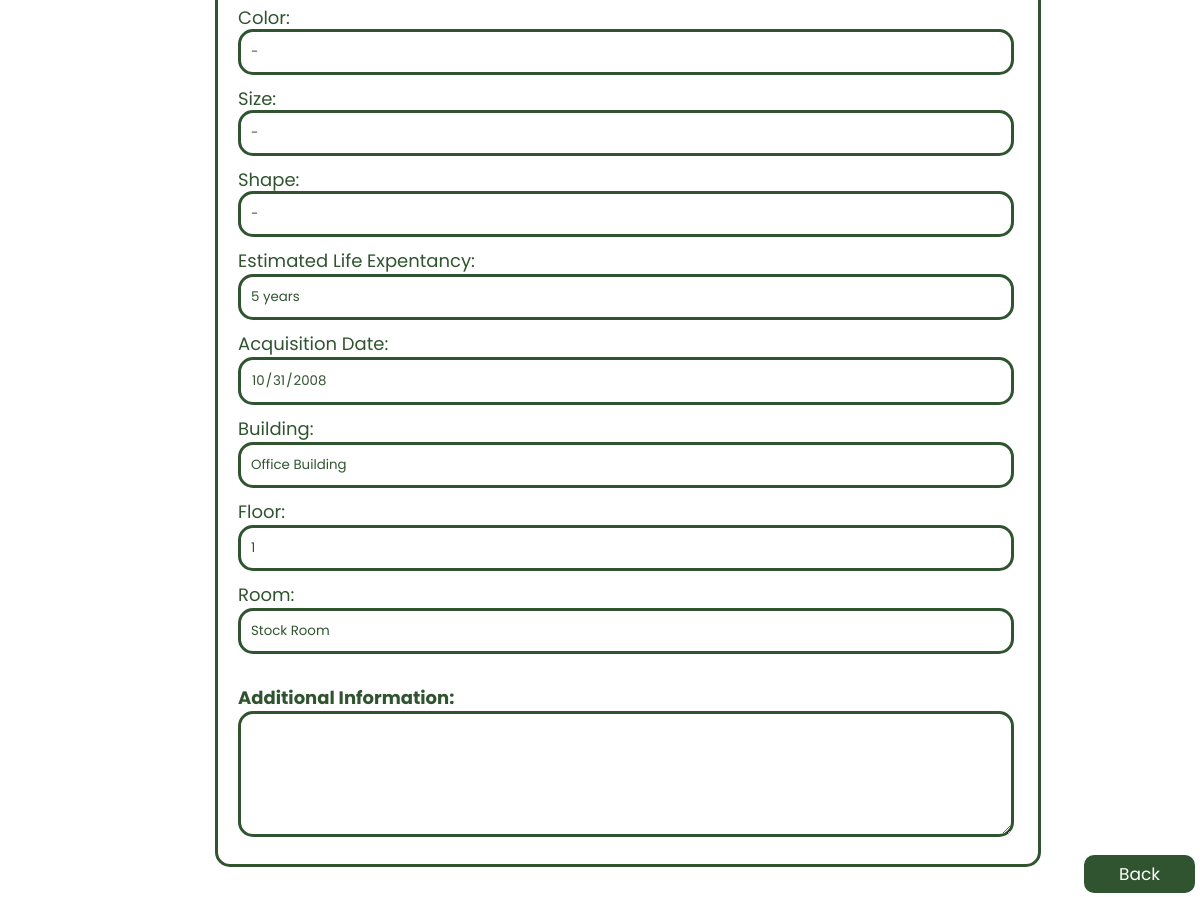
The page /viewinventory.php?id=4 (signed in, lower part) on the database as committed earlier.
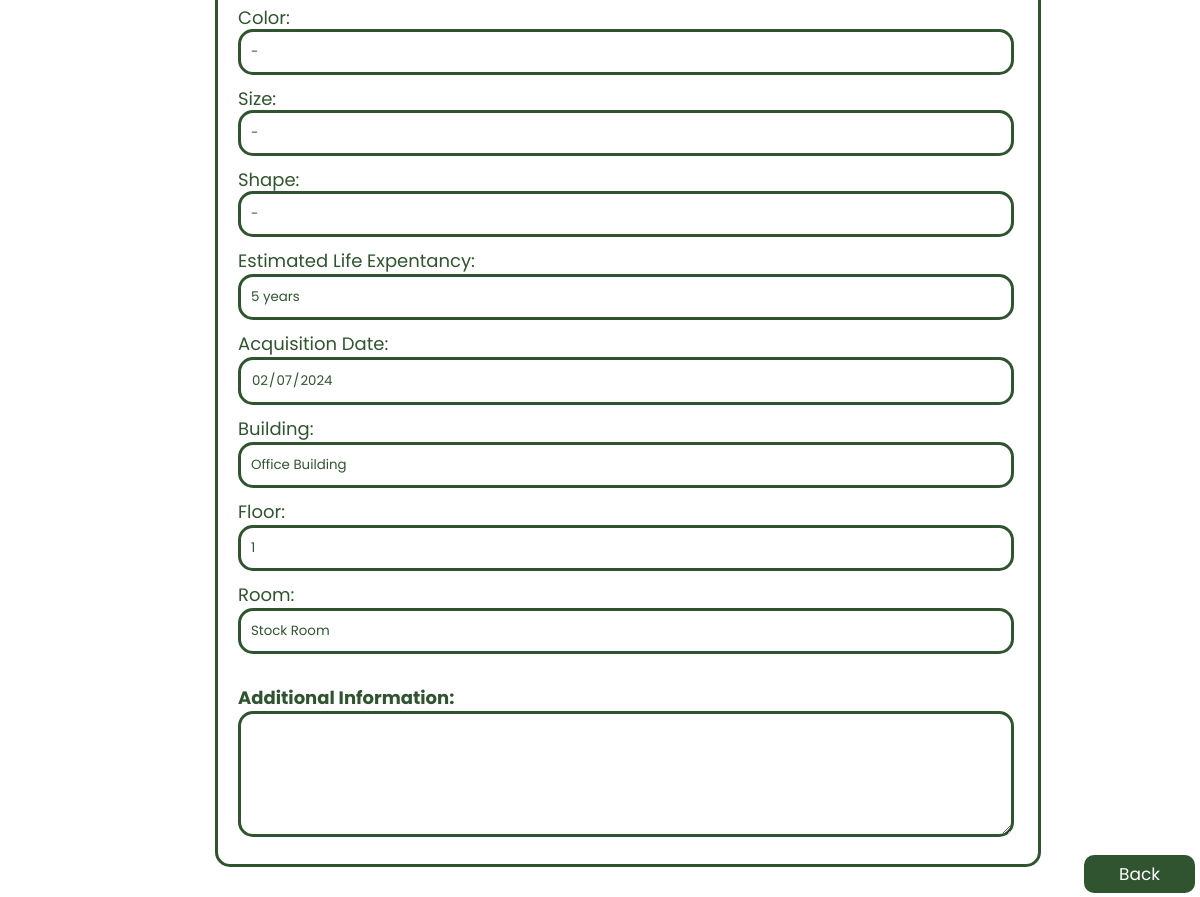
The same page on the database as committed later.
### tables this page shows
CREATE TABLE `inventory` (
  `id` int(10) NOT NULL AUTO_INCREMENT,
  `product_name` varchar(100) NOT NULL,
  `category` varchar(30) NOT NULL,
  `price` int(20) NOT NULL,
  `unit` varchar(20) NOT NULL,
  `quantity` int(11) NOT NULL,
  `condition_new` int(10) NOT NULL,
  `condition_good` int(10) NOT NULL,
  `condition_bad` int(10) NOT NULL,
  `brand` varchar(50) NOT NULL,
  `color` varchar(20) NOT NULL,
  `size` varchar(20) NOT NULL,
  `shape` varchar(20) NOT NULL,
  `life` varchar(20) NOT NULL,
  `total` int(20) NOT NULL,
  `user` varchar(100) NOT NULL,
  `date` date NOT NULL,
  `building` int(20) NOT NULL,
  `floor` int(11) NOT NULL,
  `room` int(20) NOT NULL,
  `remarks` varchar(1000) NOT NULL,
  PRIMARY KEY (`id`)
);

### viewinventory.php (the view, shortened to what this page needs)
<?php
include 'connect.php';
$username = $_SESSION['username'];
if ($_SERVER["REQUEST_METHOD"] == "GET" && isset($_GET['id'])) {
    $id = $_GET['id'];
    $sql_select_user = "SELECT * FROM inventory WHERE id = $id";
    $result = $conn->query($sql_select_user);
    if ($result->num_rows > 0) {
        $row = $result->fetch_assoc();
        $id = $row["id"];
        $color = $row["color"];
        $size = $row["size"];
        $shape = $row["shape"];
        $life = $row['life'];
        $date = $row['date'];
        $building = $row['building'];
        $floor = $row['floor'];
        $room = $row['room'];
        $remarks = $row['remarks'];
    } else {
        echo "Item not found.";
        $conn->close();
        exit;
    }
    if ($building == 0) {
        $buildingname = '-';
    } else if ($building == 1) {
        $buildingname = 'Office Building';
    } else if ($building == 2) {
        $buildingname = 'CRC Main Building';
    }
    switch ($room) {
        case 5:
            $roomname = 'Stock Room';
            break;
    }
}
?>
<!DOCTYPE html>
<html lang="en">
<head>
    <link rel="stylesheet" href="css/inventory.css">
    <link rel="stylesheet" href="css/footer.css">
    <?php
    if ($_SESSION['username']) {
        if ($username == 'superadmin1' || $username == 'superadmin2') {
            include 'header_superadmin.php';
        } else if ($username == 'admin') {
            include 'header_admin.php';
        } else {
            include 'header.php';
        }
    } else {
        header("Location: index.php");
    } ?>
</head>
<body>
    <div class="form-container">
        <form method="post" action="editinventory.php?id=<?php echo urlencode($id); ?>">
            <div class="input-container">
                <br>
                <br>
                <br>
                <br>
                <br>
                <div class="input">
                    <br>
                    <h4 class="condition-title1">Color:</h4>
                    <input class="input5" type="text" id="color" name="color" value="<?php echo $color; ?>" readonly>
                    <h4 class="condition-title1">Size:</h4>
                    <input class="input5" type="text" id="size" name="size" value="<?php echo $size; ?>" readonly>
                    <h4 class="condition-title1">Shape:</h4>
                    <input class="input5" type="text" id="shape" name="shape" value="<?php echo $shape; ?>" readonly>
                    <h4 class="condition-title1">Estimated Life Expentancy:</h4>
                    <input class="input7" type="text" id="life" name="life" value="<?php echo $life; ?>" readonly>
                    <h4 class="condition-title1">Acquisition Date:</h4>
                    <input class="input7" type="date" id="date" name="date" value="<?php echo $date; ?>" readonly>
                    <h4 class="condition-title1">Building:</h4>
                    <input class="input7" type="building" id="building" name="building" value="<?php echo $buildingname; ?>" readonly>
                    <h4 class="condition-title1">Floor:</h4>
                    <input class="input7" type="floor" id="floor" name="floor" value="<?php echo $floor; ?>" readonly>
                    <h4 class="condition-title1">Room:</h4>
                    <input class="input7" type="room" id="room" name="room" value="<?php echo $roomname; ?>" readonly>
                    <label for="remarks">Additional Information:</label>
                    <textarea class="inputremarks" id="remarks" name="remarks" readonly><?php echo $remarks; ?></textarea>
                </div>
            </div>
        </form>
        <div class="backpos">
            <footer>
                <a style="text-decoration:none" href="inventory.php" class="back">Back</a>
            </footer>
        </div>
    </div>
</body>
</html>

Rows that differ between the two databases and show on the page:
changed inventory "Office Building": date "10/31/2008" → "02/07/2024"
